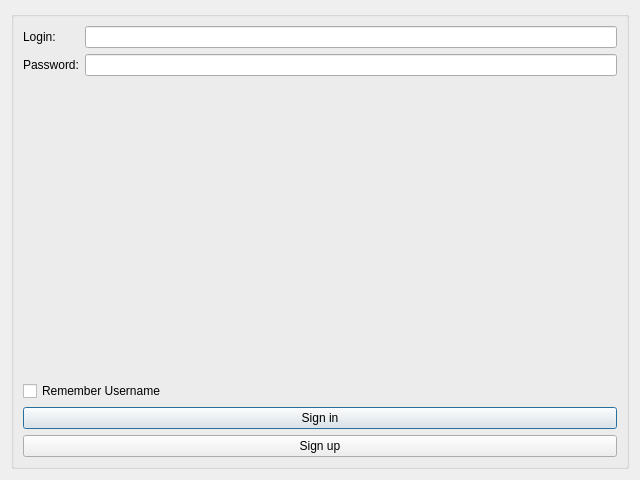
<?xml version="1.0" encoding="UTF-8"?>
<ui version="4.0">
 <class>Dialog</class>
 <widget class="QDialog" name="Dialog">
  <property name="geometry">
   <rect>
    <x>0</x>
    <y>0</y>
    <width>640</width>
    <height>480</height>
   </rect>
  </property>
  <property name="windowTitle">
   <string>Dialog</string>
  </property>
  <layout class="QVBoxLayout" name="verticalLayout_2">
   <item>
    <widget class="QGroupBox" name="groupBox">
     <property name="title">
      <string/>
     </property>
     <layout class="QHBoxLayout" name="horizontalLayout">
      <item>
       <layout class="QVBoxLayout" name="verticalLayout">
        <item>
         <layout class="QFormLayout" name="formLayout">
          <item row="0" column="0">
           <widget class="QLabel" name="label">
            <property name="text">
             <string>Login:</string>
            </property>
           </widget>
          </item>
          <item row="0" column="1">
           <widget class="QLineEdit" name="LineLogin"/>
          </item>
          <item row="1" column="0">
           <widget class="QLabel" name="label_2">
            <property name="text">
             <string>Password:</string>
            </property>
           </widget>
          </item>
          <item row="1" column="1">
           <widget class="QLineEdit" name="LinePass">
            <property name="echoMode">
             <enum>QLineEdit::Password</enum>
            </property>
           </widget>
          </item>
         </layout>
        </item>
        <item>
         <widget class="QCheckBox" name="checkBox">
          <property name="text">
           <string>Remember Username</string>
          </property>
         </widget>
        </item>
        <item>
         <widget class="QPushButton" name="signIn">
          <property name="text">
           <string>Sign in</string>
          </property>
         </widget>
        </item>
        <item>
         <widget class="QPushButton" name="signUp">
          <property name="text">
           <string>Sign up</string>
          </property>
         </widget>
        </item>
       </layout>
      </item>
     </layout>
    </widget>
   </item>
  </layout>
 </widget>
 <resources/>
 <connections/>
</ui>
